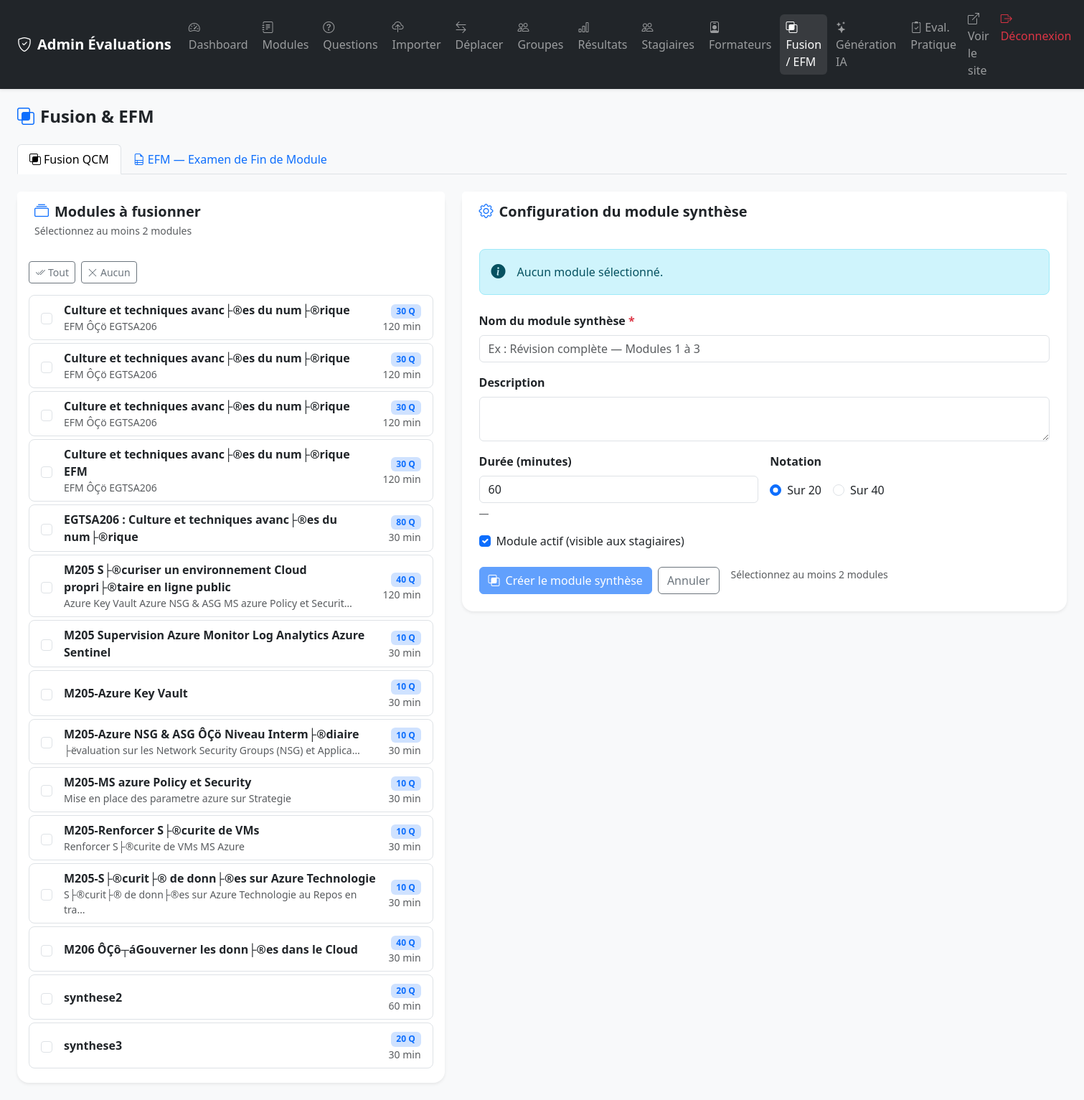
The page /admin/fusion.php (signed in) on the database its author committed.
### tables this page shows
CREATE TABLE `modules` (
  `id` int NOT NULL AUTO_INCREMENT,
  `nom` varchar(150) NOT NULL,
  `description` text,
  `duree_minutes` int DEFAULT '30',
  `note_max` int DEFAULT '20' COMMENT 'Notation sur 20 ou 40',
  `actif` tinyint(1) DEFAULT '1',
  `type` varchar(10) NOT NULL DEFAULT 'qcm',
  `meta_json` text,
  `created_at` timestamp NULL DEFAULT CURRENT_TIMESTAMP,
  PRIMARY KEY (`id`)
);

### includes/functions.php (called while the page is built, shortened)
<?php
function sanitize(string $str): string {
    return htmlspecialchars(trim($str), ENT_QUOTES, 'UTF-8');
}
function getAllModules(): array {
    $pdo = getDB();
    return $pdo->query("
        SELECT m.*,
               COALESCE(m.note_max, 20) AS note_max,
               (SELECT COUNT(*) FROM questions q WHERE q.module_id = m.id) AS nb_questions,
               COALESCE(em.code_module,   '') AS efm_code_module,
               COALESCE(em.filiere,       '') AS efm_filiere,
               COALESCE(em.etablissement, '') AS efm_etablissement,
               COALESCE(em.annee,         '') AS efm_annee
        FROM modules m
        LEFT JOIN modules_efm_meta em ON em.module_id = m.id
        ORDER BY m.nom
    ")->fetchAll();
}

### admin/fusion.php (the view, shortened to what this page needs)
<?php
require_once __DIR__ . '/../includes/functions.php';
$activeTab = 'fusion';
$modules = getAllModules();
?>
<!DOCTYPE html>
<html lang="fr">
<head>
    <link href="https://cdn.jsdelivr.net/npm/bootstrap@5.3.2/dist/css/bootstrap.min.css" rel="stylesheet">
    <link href="https://cdn.jsdelivr.net/npm/bootstrap-icons@1.11.3/font/bootstrap-icons.min.css" rel="stylesheet">
    <link href="../assets/css/style.css" rel="stylesheet">
</head>
<body class="bg-light">
<?php include __DIR__ . '/partials/navbar.php'; ?>
<div class="container-fluid py-4 px-4">
    <div class="d-flex align-items-center mb-4 gap-3">
        <h2 class="h4 fw-bold mb-0">
            <i class="bi bi-intersect me-2 text-primary"></i>Fusion &amp; EFM
        </h2>
    </div>
    <ul class="nav nav-tabs mb-4" id="fusionTabs">
        <li class="nav-item">
            <a class="nav-link <?= $activeTab === 'fusion' ? 'active' : '' ?>" href="#tab-fusion" data-bs-toggle="tab">
                <i class="bi bi-intersect me-1"></i>Fusion QCM
            </a>
        </li>
        <li class="nav-item">
            <a class="nav-link <?= $activeTab === 'efm' ? 'active' : '' ?>" href="#tab-efm" data-bs-toggle="tab">
                <i class="bi bi-file-earmark-ruled me-1"></i>EFM — Examen de Fin de Module
            </a>
        </li>
    </ul>
    <div class="tab-content">
    <div class="tab-pane fade <?= $activeTab === 'fusion' ? 'show active' : '' ?>" id="tab-fusion">
        <form method="POST" id="fusionForm">
            <div class="row g-4">
                <div class="col-lg-5">
                    <div class="card border-0 shadow-sm rounded-4 h-100">
                        <div class="card-header bg-white border-0 py-3 px-4">
                            <h5 class="mb-0 fw-bold"><i class="bi bi-collection me-2 text-primary"></i>Modules à fusionner</h5>
                            <div class="text-muted small mt-1">Sélectionnez au moins 2 modules</div>
                        </div>
                        <div class="card-body p-3">
                            <?php if (empty($modules)): ?>
                                <div class="text-center text-muted py-4"><i class="bi bi-journal-x fs-2 d-block mb-2"></i>Aucun module</div>
                            <?php else: ?>
                            <div class="d-flex gap-2 mb-3">
                                <button type="button" class="btn btn-sm btn-outline-secondary" id="btnAll"><i class="bi bi-check2-all me-1"></i>Tout</button>
                                <button type="button" class="btn btn-sm btn-outline-secondary" id="btnNone"><i class="bi bi-x-lg me-1"></i>Aucun</button>
                            </div>
                            <div class="list-group list-group-flush" id="moduleList">
                                <?php foreach ($modules as $m): ?>
                                <label class="list-group-item list-group-item-action rounded-3 mb-1 border module-item" style="cursor:pointer">
                                    <div class="d-flex align-items-center gap-3">
                                        <input class="form-check-input flex-shrink-0 module-checkbox" type="checkbox"
                                               name="module_ids[]" value="<?= $m['id'] ?>"
                                               data-questions="<?= (int)$m['nb_questions'] ?>"
                                               data-name="<?= sanitize($m['nom']) ?>"
                                               data-duree="<?= (int)$m['duree_minutes'] ?>">
                                        <div class="flex-grow-1">
                                            <div class="fw-semibold"><?= sanitize($m['nom']) ?></div>
                                            <?php if ($m['description']): ?>
                                            <div class="text-muted small"><?= sanitize(mb_substr($m['description'], 0, 60)) ?><?= mb_strlen($m['description']) > 60 ? '…' : '' ?></div>
                                            <?php endif; ?>
                                        </div>
                                        <div class="text-end flex-shrink-0">
                                            <span class="badge bg-primary-subtle text-primary"><?= (int)$m['nb_questions'] ?> Q</span>
                                            <div class="text-muted small"><?= $m['duree_minutes'] ?> min</div>
                                        </div>
                                    </div>
                                </label>
                                <?php endforeach; ?>
                            </div>
                            <?php endif; ?>
                        </div>
                    </div>
                </div>
                <div class="col-lg-7">
                    <div class="card border-0 shadow-sm rounded-4">
                        <div class="card-header bg-white border-0 py-3 px-4">
                            <h5 class="mb-0 fw-bold"><i class="bi bi-gear me-2 text-primary"></i>Configuration du module synthèse</h5>
                        </div>
                        <div class="card-body p-4">
                            <div id="selectionSummary" class="alert alert-info rounded-3 d-flex align-items-center gap-3 mb-4">
                                <i class="bi bi-info-circle-fill fs-5 flex-shrink-0"></i>
                                <span id="summaryText">Aucun module sélectionné.</span>
                            </div>
                            <div class="mb-3">
                                <label class="form-label fw-semibold">Nom du module synthèse <span class="text-danger">*</span></label>
                                <input type="text" name="nom" id="nomModule" class="form-control"
                                       placeholder="Ex : Révision complète — Modules 1 à 3"
                                       value="<?= sanitize($_POST['nom'] ?? '') ?>" required>
                            </div>
                            <div class="mb-3">
                                <label class="form-label fw-semibold">Description</label>
                                <textarea name="description" class="form-control" rows="2"><?= sanitize($_POST['description'] ?? '') ?></textarea>
                            </div>
                            <div class="row g-3 mb-3">
                                <div class="col-sm-6">
                                    <label class="form-label fw-semibold">Durée (minutes)</label>
                                    <input type="number" name="duree_minutes" id="dureeInput" class="form-control" min="5" max="300" value="<?= (int)($_POST['duree_minutes'] ?? 60) ?>">
                                    <div class="form-text" id="dureeHint">—</div>
                                </div>
                                <div class="col-sm-6">
                                    <label class="form-label fw-semibold">Notation</label>
                                    <div class="d-flex gap-3 mt-2">
                                        <div class="form-check">
                                            <input class="form-check-input" type="radio" name="note_max" value="20" id="nm20" <?= (($_POST['note_max'] ?? '20') == '20') ? 'checked' : '' ?>>
                                            <label class="form-check-label" for="nm20">Sur 20</label>
                                        </div>
                                        <div class="form-check">
                                            <input class="form-check-input" type="radio" name="note_max" value="40" id="nm40" <?= (($_POST['note_max'] ?? '') == '40') ? 'checked' : '' ?>>
                                            <label class="form-check-label" for="nm40">Sur 40</label>
                                        </div>
                                    </div>
                                </div>
                            </div>
                            <div class="mb-4 form-check">
                                <input type="checkbox" name="actif" class="form-check-input" id="actif" <?= isset($_POST['actif']) || !isset($_POST['nom']) ? 'checked' : '' ?>>
                                <label class="form-check-label" for="actif">Module actif (visible aux stagiaires)</label>
                            </div>
                            <div class="d-flex gap-2">
                                <button type="submit" class="btn btn-primary" id="btnSubmit" disabled>
                                    <i class="bi bi-intersect me-2"></i>Créer le module synthèse
                                </button>
                                <a href="modules.php" class="btn btn-outline-secondary">Annuler</a>
                                <span class="text-muted small ms-2" id="btnHint">Sélectionnez au moins 2 modules</span>
                            </div>
                        </div>
                    </div>
                </div>
            </div>
        </form>
    </div>
    </div>
</div>
</body>
</html>

### admin/partials/navbar.php (shortened to what this page needs)
<nav class="navbar navbar-expand-lg navbar-dark bg-dark shadow-sm">
    <div class="container-fluid px-4">
        <a class="navbar-brand fw-bold" href="index.php">
            <i class="bi bi-shield-check me-2"></i>Admin Évaluations
        </a>
        <div class="collapse navbar-collapse" id="adminNav">
            <ul class="navbar-nav me-auto gap-1">
                <li class="nav-item">
                    <a class="nav-link <?= basename($_SERVER['PHP_SELF']) === 'index.php' ? 'active' : '' ?>"
                       href="index.php">
                        <i class="bi bi-speedometer2 me-1"></i>Dashboard
                    </a>
                </li>
                <li class="nav-item">
                    <a class="nav-link <?= basename($_SERVER['PHP_SELF']) === 'modules.php' ? 'active' : '' ?>"
                       href="modules.php">
                        <i class="bi bi-journal-text me-1"></i>Modules
                    </a>
                </li>
                <li class="nav-item">
                    <a class="nav-link <?= basename($_SERVER['PHP_SELF']) === 'questions.php' ? 'active' : '' ?>"
                       href="questions.php">
                        <i class="bi bi-question-circle me-1"></i>Questions
                    </a>
                </li>
                <li class="nav-item">
                    <a class="nav-link <?= basename($_SERVER['PHP_SELF']) === 'import_questions.php' ? 'active' : '' ?>"
                       href="import_questions.php">
                        <i class="bi bi-cloud-upload me-1"></i>Importer
                    </a>
                </li>
                <li class="nav-item">
                    <a class="nav-link <?= basename($_SERVER['PHP_SELF']) === 'move_questions.php' ? 'active' : '' ?>"
                       href="move_questions.php">
                        <i class="bi bi-arrow-left-right me-1"></i>Déplacer
                    </a>
                </li>
                <li class="nav-item">
                    <a class="nav-link <?= basename($_SERVER['PHP_SELF']) === 'groupes.php' ? 'active' : '' ?>"
                       href="groupes.php">
                        <i class="bi bi-people me-1"></i>Groupes
                    </a>
                </li>
                <li class="nav-item">
                    <a class="nav-link <?= basename($_SERVER['PHP_SELF']) === 'results.php' ? 'active' : '' ?>"
                       href="results.php">
                        <i class="bi bi-bar-chart me-1"></i>Résultats
                    </a>
                </li>
                <li class="nav-item">
                    <a class="nav-link <?= basename($_SERVER['PHP_SELF']) === 'stagiaires.php' ? 'active' : '' ?>"
                       href="stagiaires.php">
                        <i class="bi bi-people me-1"></i>Stagiaires
                    </a>
                </li>
                <li class="nav-item">
                    <a class="nav-link <?= basename($_SERVER['PHP_SELF']) === 'formateurs.php' ? 'active' : '' ?>"
                       href="formateurs.php">
                        <i class="bi bi-person-badge me-1"></i>Formateurs
                    </a>
                </li>
                <li class="nav-item">
                    <a class="nav-link <?= in_array(basename($_SERVER['PHP_SELF']), ['fusion.php','print_efm_result.php']) ? 'active' : '' ?>"
                       href="fusion.php">
                        <i class="bi bi-intersect me-1"></i>Fusion / EFM
                    </a>
                </li>
                <li class="nav-item">
                    <a class="nav-link <?= basename($_SERVER['PHP_SELF']) === 'generate.php' ? 'active' : '' ?>"
                       href="generate.php">
                        <i class="bi bi-stars me-1"></i>Génération IA
                    </a>
                </li>
                <li class="nav-item">
                    <a class="nav-link <?= in_array(basename($_SERVER['PHP_SELF']), ['eval_pratique.php','print_grille_pratique.php','print_sujet_pratique.php']) ? 'active' : '' ?>"
                       href="eval_pratique.php">
                        <i class="bi bi-clipboard2-check me-1"></i>Eval. Pratique
                    </a>
                </li>
            </ul>
            <ul class="navbar-nav">
                <li class="nav-item">
                    <a class="nav-link" href="../index.php" target="_blank">
                        <i class="bi bi-box-arrow-up-right me-1"></i>Voir le site
                    </a>
                </li>
                <li class="nav-item">
                    <a class="nav-link text-danger" href="logout.php">
                        <i class="bi bi-box-arrow-right me-1"></i>Déconnexion
                    </a>
                </li>
            </ul>
        </div>
    </div>
</nav>

### assets/css/style.css (style rules this page uses)
:root { --primary: #4f46e5; --primary-dk: #3730a3; --success: #16a34a; --danger: #dc2626; --warning: #d97706; --radius: 12px; }
body { font-family: 'Segoe UI', system-ui, -apple-system, sans-serif; }
.card { transition: box-shadow 0.2s; }
.navbar-dark .nav-link { border-radius: 6px; padding: 6px 12px; transition: background 0.15s; }
.navbar-dark .nav-link:hover, .navbar-dark .nav-link.active { background: rgba(255,255,255,0.1); }

### rows shown on the page
modules: nom "Culture et techniques avanc├®es du num├®rique", description "EFM ÔÇö EGTSA206", nb_questions "30", duree_minutes "120"
modules: nom "Culture et techniques avanc├®es du num├®rique", description "EFM ÔÇö EGTSA206", nb_questions "30", duree_minutes "120"
modules: nom "Culture et techniques avanc├®es du num├®rique", description "EFM ÔÇö EGTSA206", nb_questions "30", duree_minutes "120"
modules: nom "Culture et techniques avanc├®es du num├®rique EFM", description "EFM ÔÇö EGTSA206", nb_questions "30", duree_minutes "120"
modules: nom "EGTSA206 : Culture et techniques avanc├®es du num├®rique", nb_questions "80", duree_minutes "30"
modules: nom "M205 S├®curiser un environnement Cloud propri├®taire en ligne public", description "Azure Key Vault Azure NSG & ASG MS azure Policy et Securit", nb_questions "40", duree_minutes "120"
modules: nom "M205 Supervision Azure Monitor Log Analytics Azure Sentinel", nb_questions "10", duree_minutes "30"
modules: nom "M205-Azure Key Vault", nb_questions "10", duree_minutes "30"
modules: nom "M205-Azure NSG & ASG ÔÇö Niveau Interm├®diaire", description "├ëvaluation sur les Network Security Groups (NSG) et Applica", nb_questions "10", duree_minutes "30"
modules: nom "M205-MS azure Policy et Security", description "Mise en place des parametre azure sur Strategie", nb_questions "10", duree_minutes "30"
modules: nom "M205-Renforcer S├®curite de VMs", description "Renforcer S├®curite de VMs MS Azure", nb_questions "10", duree_minutes "30"
modules: nom "M205-S├®curit├® de donn├®es sur Azure Technologie", description "S├®curit├® de donn├®es sur Azure Technologie au Repos en tra", nb_questions "10", duree_minutes "30"
modules: nom "M206 ÔÇô┬áGouverner les donn├®es dans le Cloud", nb_questions "40", duree_minutes "30"
modules: nom "synthese2", nb_questions "20", duree_minutes "60"
modules: nom "synthese3", nb_questions "20", duree_minutes "30"
